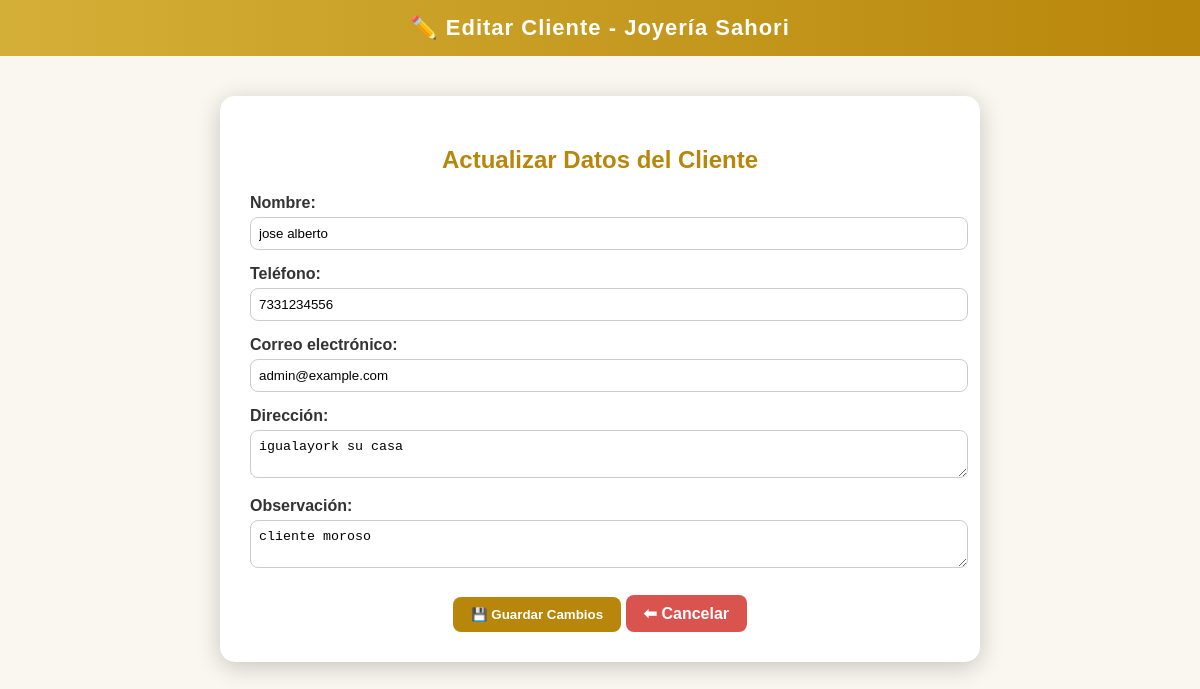
Page /editar_cliente.php?id=2 on the committed database.
### tables this page shows
CREATE TABLE `clientes` (
  `id` int(11) NOT NULL,
  `nombre` varchar(100) NOT NULL,
  `telefono` varchar(20) DEFAULT NULL,
  `email` varchar(100) DEFAULT NULL,
  `direccion` varchar(200) DEFAULT NULL,
  `observacion` varchar(150) NOT NULL,
  `fecha_registro` timestamp NOT NULL DEFAULT current_timestamp()
);

### editar_cliente.php (the view, shortened to what this page needs)
<?php
include 'db.php';
$id = intval($_GET['id']);
$stmt = $conn->prepare("SELECT * FROM clientes WHERE id = ?");
$stmt->bind_param("i", $id);
$stmt->execute();
$result = $stmt->get_result();
$cliente = $result->fetch_assoc();
?>
<!DOCTYPE html>
<html lang="es">
<head>
</head>
<body>
<header>✏️ Editar Cliente - Joyería Sahori</header>
<div class="container">
    <h2>Actualizar Datos del Cliente</h2>
    <form method="POST" action="">
        <div class="form-group">
            <label>Nombre:</label>
            <input type="text" name="nombre" value="<?= htmlspecialchars($cliente['nombre']); ?>" required>
        </div>
        <div class="form-group">
            <label>Teléfono:</label>
            <input type="text" name="telefono" value="<?= htmlspecialchars($cliente['telefono']); ?>">
        </div>
        <div class="form-group">
            <label>Correo electrónico:</label>
            <input type="email" name="email" value="<?= htmlspecialchars($cliente['email']); ?>">
        </div>
        <div class="form-group">
            <label>Dirección:</label>
            <textarea name="direccion" rows="2"><?= htmlspecialchars($cliente['direccion']); ?></textarea>
        </div>
        <div class="form-group">
            <label>Observación:</label>
            <textarea name="observacion" rows="2"><?= htmlspecialchars($cliente['observacion']); ?></textarea>
        </div>
        <div class="actions">
            <button type="submit" name="actualizar_cliente" class="btn">💾 Guardar Cambios</button>
            <a href="clientes.php" class="btn btn-cancelar">⬅ Cancelar</a>
        </div>
    </form>
</div>
</body>
</html>

### editar_cliente.php (style rules this page uses)
body { font-family: 'Poppins', sans-serif; background-color: #faf6f0; margin: 0; padding: 0; }
header { background: linear-gradient(to right, #d4af37, #b8860b); color: white; text-align: center; padding: 15px; font-size: 22px; font-weight: bold; letter-spacing: 1px; }
.container { max-width: 700px; margin: 40px auto; background: white; border-radius: 15px; box-shadow: 0 5px 25px rgba(0,0,0,0.2); padding: 30px; }
h2 { text-align: center; color: #b8860b; }
.form-group { margin-bottom: 15px; }
label { font-weight: bold; display: block; margin-bottom: 5px; color: #333; }
input, textarea { width: 100%; padding: 8px; border: 1px solid #ccc; border-radius: 8px; }
.btn { background-color: #b8860b; color: white; border: none; padding: 10px 18px; border-radius: 8px; cursor: pointer; font-weight: bold; text-decoration: none; }
.btn-cancelar { background-color: #d9534f; }
.actions { text-align: center; margin-top: 25px; }

### rows in the picture
clientes: nombre "jose alberto", telefono "7331234556", email "admin@example.com", direccion "igualayork su casa", observacion "cliente moroso"
